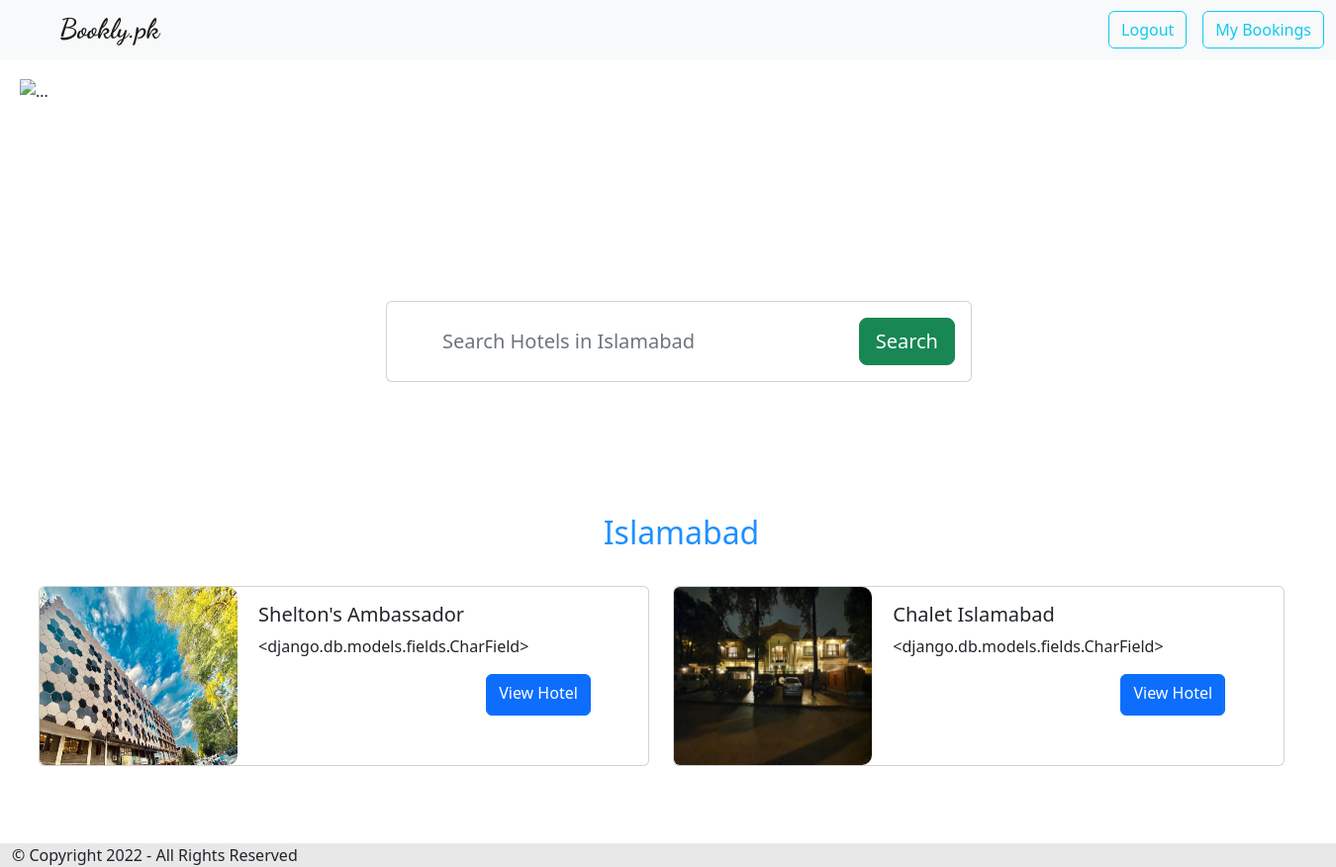
/site/Islamabad/hotels/ (signed in), run on the app's committed database.
### mysite/models.py (models this page shows, shortened)
class Hotel(models.Model):
    id=models.CharField(primary_key=True,unique=True,max_length=6,)
    name=models.CharField(max_length=25,blank=False)
    small_description=models.TextField(default=name)
    description=models.TextField(default=name)
    city=models.CharField(max_length=20)
    image1=models.ImageField(upload_to='static/mysite/hotels',blank=True)
    image2=models.ImageField(upload_to='static/mysite/hotels',blank=True)
    image3=models.ImageField(upload_to='static/mysite/hotels',blank=True)
    image4=models.ImageField(upload_to='static/mysite/hotels',blank=True)
    image5=models.ImageField(upload_to='static/mysite/hotels',blank=True)

### mysite/views.py (the view)
# urls.py: re_path(r'^(?P<city>\w+)/hotels/$',views.CityView.as_view(),name='hotels'),
class CityView(ListView):
  model=Hotel
  template_name='mysite/hotels.html'
  def get(self,request,*args,**kwargs):
    hotel_data=self.get_queryset()
    return render(request,'mysite/hotels.html',context={'title':self.kwargs['city'],'hotel_data':hotel_data})
  def get_queryset(self,*args,**kwargs):
    context_object=Hotel.objects.filter(city=self.kwargs['city'])
    return context_object

### mysite/templatetags/booking_filters.py (called while the page is built)
def getUser(email,letter):
  return email.split(letter,1)[0]

### mysite/templates/mysite/hotels.html (shortened to what this page needs)
{% extends 'mysite/tbase.html' %}
{% load static %}
{% block css %} <link rel="stylesheet" href="{% static 'mysite/css/hotels.css' %}"> {% endblock %}
{% block content %}
<div class="px-300-wide">
  <div class="container-search">
    <br/>
	<div class="row justify-content-center">
                        <div class="col-12 col-md-10 col-lg-8">
                            <form method="post" class="card card-sm">
                                <div class="card-body row no-gutters align-items-center">
                                    <div class="col">
                                        <input name="search" class="form-control form-control-lg form-control-borderless" type="text" placeholder="Search Hotels in {{title}}">
                                    </div>
                                    <div class="col-auto">
                                        <button class="btn btn-lg btn-success" type="submit">Search</button>
                                    </div>
                                </div>
                            </form>
                        </div>
                    </div>
</div>
  <div id="carouselExampleSlidesOnly" class="carousel slide" data-bs-ride="carousel">
    <div class="carousel-inner">
      <div class="carousel-item active">
        {% with 'mysite/website/'|add:title|add:'1.jpg' as first_image %}
        <img src="{% static first_image %}" class="d-block w-100" style="max-width: 1300px;min-width:1300px;max-height: 392px;min-height: 392px;" alt="...">
        {% endwith %}
      </div>
    </div>
  </div>
</div>
<h2 class="heading">{{title}}</h2>
<div class="row row-cols-1 row-cols-md-2 mb2" style="margin-left:2% ;max-width: 95%;padding-bottom: 4%;">
{% for hotel in hotel_data %}
<div class="col mb-2">
<div class="card mb-3" style="max-width: 680px;">
  <div class="row g-0">
    <div class="col-md-4">
      <img src="{{ hotel.image1.url }}" class="image-size img-fluid rounded-start" alt="...">
    </div>
    <div class="col-md-8">
      <div class="card-body">
        <h5 class="card-title">{{hotel.name}}</h5>
        <p class="card-text">{{hotel.small_description}}</p>
      </div>
      <a href="{% url 'mysite:hotel' city=title id=hotel.id %}" class="btn btn-primary my-button">View Hotel</a>
    </div>
  </div>
</div>
</div>
{% endfor %}
</div>
{% endblock %}

### static/mysite/css/hotels.css (style rules this page uses)
.px-300-wide { width: 1340px; padding-bottom: 20px; padding-left: 20px; padding-top: 20px; padding-right: 20px; }
.heading { text-align: center; color: dodgerblue; padding-top: 2%; padding-left: 2%; padding-bottom: 2%; }
.my-button { margin-left: 60%; padding-bottom: 10px; }
.image-size { max-height: 180px; min-height: 180px; max-width: 200px; min-width: 200px; border-radius: 10px; }
.form-control-borderless { border: none; }
.container-search { width: 900px; position: absolute; z-index: 5; margin-left: 16%; margin-top: 200px; }

### data on the page
Hotel: image1 (picture), name "Shelton's Ambassador", small_description "<django.db.models.fields.CharField>"
Hotel: image1 (picture), name "Chalet Islamabad", small_description "<django.db.models.fields.CharField>"

### other printed values
{{ title }} "Islamabad"
